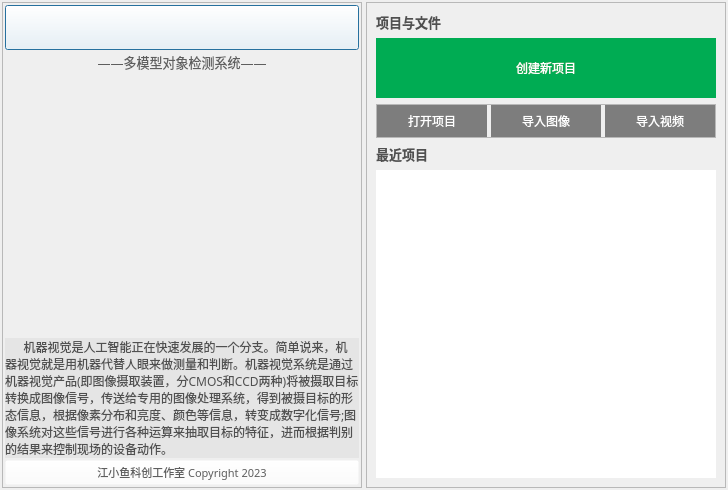
<?xml version="1.0" encoding="UTF-8"?>
<ui version="4.0">
 <class>Dialog</class>
 <widget class="QDialog" name="Dialog">
  <property name="geometry">
   <rect>
    <x>0</x>
    <y>0</y>
    <width>728</width>
    <height>490</height>
   </rect>
  </property>
  <property name="windowTitle">
   <string>Dialog</string>
  </property>
  <layout class="QHBoxLayout" name="horizontalLayout" stretch="1,1">
   <property name="spacing">
    <number>4</number>
   </property>
   <property name="leftMargin">
    <number>2</number>
   </property>
   <property name="topMargin">
    <number>2</number>
   </property>
   <property name="rightMargin">
    <number>2</number>
   </property>
   <property name="bottomMargin">
    <number>2</number>
   </property>
   <item>
    <widget class="QFrame" name="guide_image">
     <property name="frameShape">
      <enum>QFrame::StyledPanel</enum>
     </property>
     <property name="frameShadow">
      <enum>QFrame::Raised</enum>
     </property>
     <layout class="QVBoxLayout" name="verticalLayout_2">
      <property name="spacing">
       <number>2</number>
      </property>
      <property name="leftMargin">
       <number>2</number>
      </property>
      <property name="topMargin">
       <number>2</number>
      </property>
      <property name="rightMargin">
       <number>2</number>
      </property>
      <property name="bottomMargin">
       <number>2</number>
      </property>
      <item>
       <widget class="QPushButton" name="logo">
        <property name="font">
         <font>
          <family>微软雅黑</family>
          <pointsize>20</pointsize>
         </font>
        </property>
        <property name="layoutDirection">
         <enum>Qt::LeftToRight</enum>
        </property>
        <property name="styleSheet">
         <string notr="true">QPushButton{
	background-color: rgba(255, 255, 255, 0);
color: rgb(60, 60, 60);
}</string>
        </property>
        <property name="text">
         <string/>
        </property>
        <property name="icon">
         <iconset>
          <normaloff>variable/icons/logo.png</normaloff>variable/icons/logo.png</iconset>
        </property>
        <property name="iconSize">
         <size>
          <width>70</width>
          <height>70</height>
         </size>
        </property>
       </widget>
      </item>
      <item>
       <widget class="QLabel" name="label_4">
        <property name="font">
         <font>
          <family>微软雅黑</family>
          <pointsize>10</pointsize>
          <weight>50</weight>
          <bold>false</bold>
         </font>
        </property>
        <property name="styleSheet">
         <string notr="true">color: rgb(94, 94, 94);</string>
        </property>
        <property name="text">
         <string>——多模型对象检测系统——</string>
        </property>
        <property name="alignment">
         <set>Qt::AlignHCenter|Qt::AlignTop</set>
        </property>
        <property name="margin">
         <number>0</number>
        </property>
       </widget>
      </item>
      <item>
       <widget class="QLabel" name="soft_brief">
        <property name="minimumSize">
         <size>
          <width>0</width>
          <height>120</height>
         </size>
        </property>
        <property name="maximumSize">
         <size>
          <width>16777215</width>
          <height>120</height>
         </size>
        </property>
        <property name="font">
         <font>
          <family>微软雅黑</family>
         </font>
        </property>
        <property name="styleSheet">
         <string notr="true">color: rgb(80, 80, 80);
background-color: rgba(207, 207, 207, 80);</string>
        </property>
        <property name="text">
         <string>      机器视觉是人工智能正在快速发展的一个分支。简单说来，机器视觉就是用机器代替人眼来做测量和判断。机器视觉系统是通过机器视觉产品(即图像摄取装置，分CMOS和CCD两种)将被摄取目标转换成图像信号，传送给专用的图像处理系统，得到被摄目标的形态信息，根据像素分布和亮度、颜色等信息，转变成数字化信号;图像系统对这些信号进行各种运算来抽取目标的特征，进而根据判别的结果来控制现场的设备动作。</string>
        </property>
        <property name="scaledContents">
         <bool>false</bool>
        </property>
        <property name="alignment">
         <set>Qt::AlignLeading|Qt::AlignLeft|Qt::AlignTop</set>
        </property>
        <property name="wordWrap">
         <bool>true</bool>
        </property>
        <property name="indent">
         <number>-1</number>
        </property>
       </widget>
      </item>
      <item>
       <widget class="QPushButton" name="pushButton">
        <property name="font">
         <font>
          <family>微软雅黑</family>
          <pointsize>8</pointsize>
         </font>
        </property>
        <property name="styleSheet">
         <string notr="true">QPushButton{
	background-color: rgba(255, 255, 255, 0);
color: rgb(94, 94, 94);
}</string>
        </property>
        <property name="text">
         <string>江小鱼科创工作室 Copyright 2023</string>
        </property>
        <property name="icon">
         <iconset>
          <normaloff>variable/icons/xylogo.png</normaloff>variable/icons/xylogo.png</iconset>
        </property>
       </widget>
      </item>
     </layout>
    </widget>
   </item>
   <item>
    <widget class="QFrame" name="frame">
     <property name="frameShape">
      <enum>QFrame::StyledPanel</enum>
     </property>
     <property name="frameShadow">
      <enum>QFrame::Raised</enum>
     </property>
     <layout class="QVBoxLayout" name="verticalLayout">
      <item>
       <widget class="QLabel" name="label_3">
        <property name="font">
         <font>
          <family>微软雅黑</family>
          <pointsize>10</pointsize>
          <weight>75</weight>
          <bold>true</bold>
         </font>
        </property>
        <property name="styleSheet">
         <string notr="true">color: rgb(80, 80, 80);</string>
        </property>
        <property name="text">
         <string>项目与文件</string>
        </property>
       </widget>
      </item>
      <item>
       <widget class="QPushButton" name="create_project">
        <property name="minimumSize">
         <size>
          <width>0</width>
          <height>60</height>
         </size>
        </property>
        <property name="font">
         <font>
          <family>微软雅黑</family>
          <pointsize>9</pointsize>
          <weight>50</weight>
          <italic>false</italic>
          <bold>false</bold>
         </font>
        </property>
        <property name="styleSheet">
         <string notr="true">QPushButton{
	font: 9pt &quot;微软雅黑&quot;;
	background-color: rgb(0, 172, 83);
	color: rgb(255, 255, 255);
	border:none;
	height:28px;
}
QPushButton:hover{
	font: 9pt &quot;微软雅黑&quot;;
	background-color: rgb(0, 134, 67);
	color: rgb(255, 255, 255);
	height:28px;
}
QPushButton:pressed{
	font: 9pt &quot;微软雅黑&quot;;
	background-color: rgb(0, 172, 83);
	color: rgb(255, 255, 255);
	height:28px;
}</string>
        </property>
        <property name="text">
         <string>创建新项目</string>
        </property>
       </widget>
      </item>
      <item>
       <widget class="QFrame" name="frame_3">
        <property name="frameShape">
         <enum>QFrame::StyledPanel</enum>
        </property>
        <property name="frameShadow">
         <enum>QFrame::Raised</enum>
        </property>
        <layout class="QHBoxLayout" name="horizontalLayout_3">
         <property name="spacing">
          <number>4</number>
         </property>
         <property name="leftMargin">
          <number>0</number>
         </property>
         <property name="topMargin">
          <number>0</number>
         </property>
         <property name="rightMargin">
          <number>0</number>
         </property>
         <property name="bottomMargin">
          <number>0</number>
         </property>
         <item>
          <widget class="QPushButton" name="open_project">
           <property name="minimumSize">
            <size>
             <width>0</width>
             <height>32</height>
            </size>
           </property>
           <property name="font">
            <font>
             <family>微软雅黑</family>
             <pointsize>9</pointsize>
             <weight>50</weight>
             <italic>false</italic>
             <bold>false</bold>
            </font>
           </property>
           <property name="styleSheet">
            <string notr="true">QPushButton{
	font: 9pt &quot;微软雅黑&quot;;
	background-color: rgb(125, 125, 125);
	color: rgb(255, 255, 255);
	border:none;
	height:28px;
}
QPushButton:hover{
	font: 9pt &quot;微软雅黑&quot;;
	background-color: rgb(111, 111, 111);
	color: rgb(255, 255, 255);
	height:28px;
}
QPushButton:pressed{
	font: 9pt &quot;微软雅黑&quot;;
	background-color: rgb(86, 86, 86);
	color: rgb(255, 255, 255);
	height:28px;
}</string>
           </property>
           <property name="text">
            <string>打开项目</string>
           </property>
          </widget>
         </item>
         <item>
          <widget class="QPushButton" name="import_image">
           <property name="minimumSize">
            <size>
             <width>0</width>
             <height>32</height>
            </size>
           </property>
           <property name="font">
            <font>
             <family>微软雅黑</family>
             <pointsize>9</pointsize>
             <weight>50</weight>
             <italic>false</italic>
             <bold>false</bold>
            </font>
           </property>
           <property name="styleSheet">
            <string notr="true">QPushButton{
	font: 9pt &quot;微软雅黑&quot;;
	background-color: rgb(125, 125, 125);
	color: rgb(255, 255, 255);
	border:none;
	height:28px;
}
QPushButton:hover{
	font: 9pt &quot;微软雅黑&quot;;
	background-color: rgb(111, 111, 111);
	color: rgb(255, 255, 255);
	height:28px;
}
QPushButton:pressed{
	font: 9pt &quot;微软雅黑&quot;;
	background-color: rgb(86, 86, 86);
	color: rgb(255, 255, 255);
	height:28px;
}</string>
           </property>
           <property name="text">
            <string>导入图像</string>
           </property>
          </widget>
         </item>
         <item>
          <widget class="QPushButton" name="import_video">
           <property name="minimumSize">
            <size>
             <width>0</width>
             <height>32</height>
            </size>
           </property>
           <property name="font">
            <font>
             <family>微软雅黑</family>
             <pointsize>9</pointsize>
             <weight>50</weight>
             <italic>false</italic>
             <bold>false</bold>
            </font>
           </property>
           <property name="styleSheet">
            <string notr="true">QPushButton{
	font: 9pt &quot;微软雅黑&quot;;
	background-color: rgb(125, 125, 125);
	color: rgb(255, 255, 255);
	border:none;
	height:28px;
}
QPushButton:hover{
	font: 9pt &quot;微软雅黑&quot;;
	background-color: rgb(111, 111, 111);
	color: rgb(255, 255, 255);
	height:28px;
}
QPushButton:pressed{
	font: 9pt &quot;微软雅黑&quot;;
	background-color: rgb(86, 86, 86);
	color: rgb(255, 255, 255);
	height:28px;
}</string>
           </property>
           <property name="text">
            <string>导入视频</string>
           </property>
          </widget>
         </item>
        </layout>
       </widget>
      </item>
      <item>
       <widget class="QLabel" name="label_2">
        <property name="font">
         <font>
          <family>微软雅黑</family>
          <pointsize>10</pointsize>
          <weight>75</weight>
          <bold>true</bold>
         </font>
        </property>
        <property name="styleSheet">
         <string notr="true">color: rgb(80, 80, 80);</string>
        </property>
        <property name="text">
         <string>最近项目</string>
        </property>
       </widget>
      </item>
      <item>
       <widget class="QListWidget" name="recently">
        <property name="font">
         <font>
          <family>微软雅黑</family>
          <pointsize>9</pointsize>
         </font>
        </property>
        <property name="styleSheet">
         <string notr="true">QListWidget{
border:none;
}</string>
        </property>
       </widget>
      </item>
     </layout>
    </widget>
   </item>
  </layout>
 </widget>
 <resources/>
 <connections/>
</ui>
